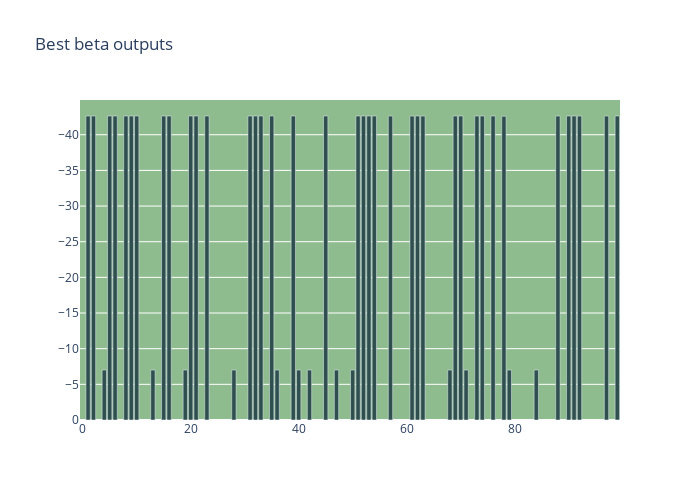

The cell this chart's notebook holds for it:
### Code cell
layout = go.Layout(width=700, height=500,
                title_text='Best beta outputs',
                plot_bgcolor='DarkSeaGreen')
fig = go.Figure(data=[go.Bar(y=df[best_b], marker_color='DarkSlateGrey')], layout=layout)
fig.update_yaxes(autorange="reversed")
fig.show()

### Figure 1 — Plotly figure (JSON) as saved in the notebook; plotly's stock layout.template omitted (floating-point values rounded to 4 significant figures)
{"data": [{"marker": {"color": "DarkSlateGrey"}, "type": "bar", "y": [null, -42.63, -42.62, null, -7.006, -42.63, -42.63, null, -42.63, -42.62, -42.63, null, null, -7.005, null, -42.63, -42.63, null, null, -7.005, -42.63, -42.63, null, -42.63, null, null, null, null, -7.005, null, null, -42.63, -42.63, -42.63, null, -42.63, -7.005, null, null, -42.63, -7.005, null, -7.005, null, null, -42.63, null, -7.006, null, null, -7.005, -42.62, -42.63, -42.63, -42.63, null, null, -42.62, null, null, null, -42.61, -42.62, -42.61, null, null, null, null, -7.005, -42.62, -42.63, -7.005, null, -42.62, -42.63, null, -42.63, null, -42.59, -7.005, null, null, null, null, -7.005, null, null, null, -42.62, null, -42.63, -42.63, -42.62, null, null, null, null, -42.62, null, -42.63]}], "layout": {"height": 500, "plot_bgcolor": "DarkSeaGreen", "title": {"text": "Best beta outputs"}, "width": 700, "yaxis": {"autorange": "reversed"}}}
